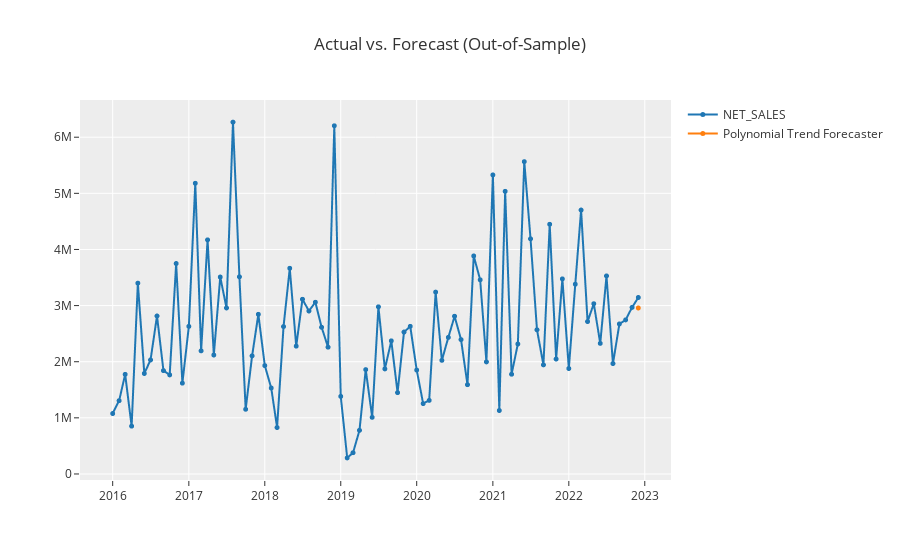
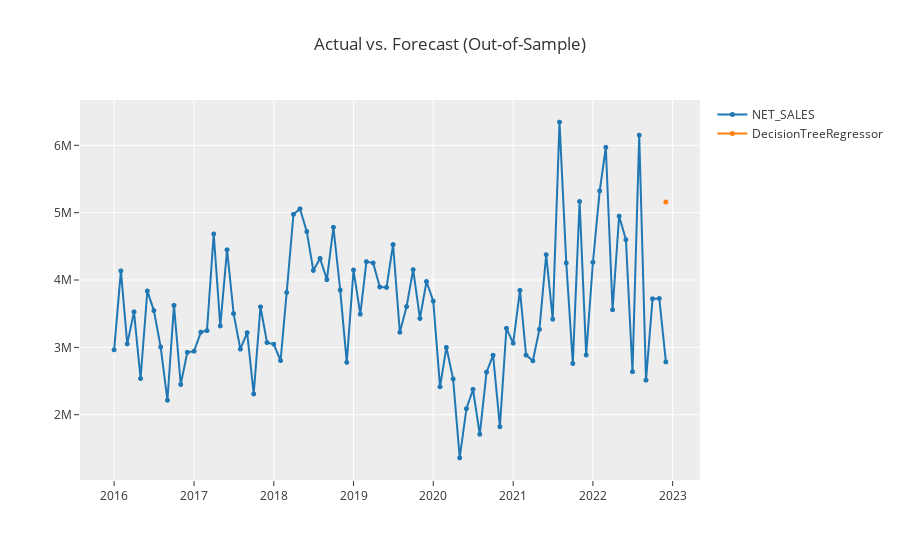
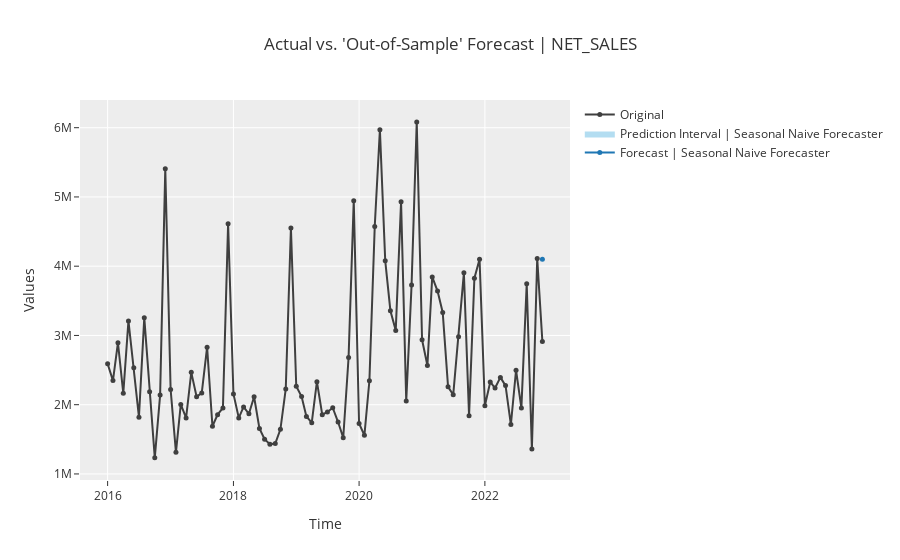
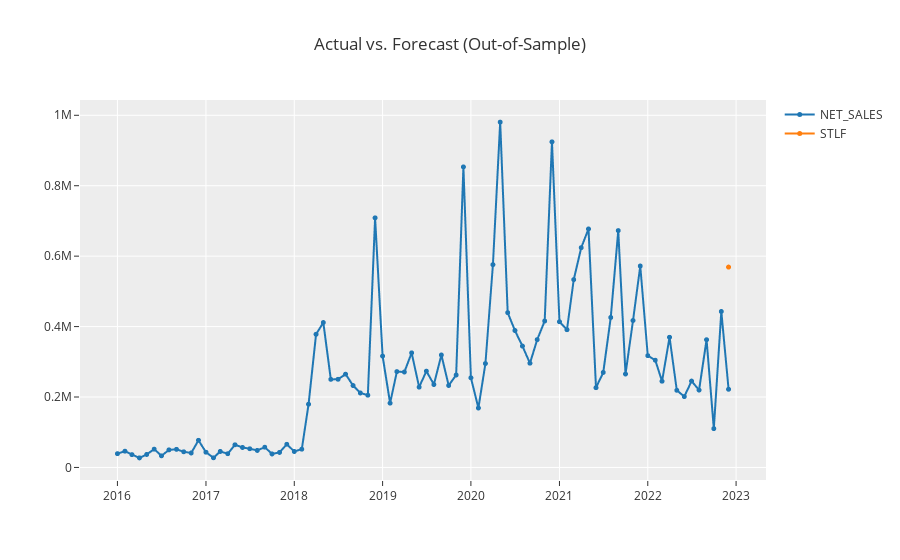

Notebook cell for these charts, in order:
### Markdown cell above
###############
#### NOTES ####
###############

*When changing dataset to forecast all of 2023, we also need to chnage the dates and fh for thew two notes above (8/15/23)

### Code cell
### Time Series Loop ###

# Create empty dataframes
all_results_ts = pd.DataFrame()
all_predictions_ts = pd.DataFrame()

# list of each dep-ent
all_ts_ts = df_all_ts['DEP_ENT'].unique()

for i in tqdm(all_ts_ts):
    
    # temp df for a dep-ent
    df_subset = df_all_ts[df_all_ts['DEP_ENT'] == i]
    
    # trim
    df_subset_trim = df_subset[['MONTH', 'NET_SALES']] 
    
    # create series
    df_subset_s = df_subset_trim.set_index('MONTH')['NET_SALES']
    
    # set frequency of series
    df_subset_s = df_subset_s.asfreq('MS') 

    # test and train
    ts_train = round(len(df_subset_trim.index) * .8) # 80% train
    ts_test = len(df_subset_trim.index) - round(len(df_subset_trim.index) * .8) # 20% test
    
    # initialize setup
    #s = pycts.setup(df_subset_s, numeric_imputation_target = "mean", fh = ts_test, session_id = 123)
    s = pycts.setup(df_subset_s, numeric_imputation_target = "mean", session_id = 123)

    # model training and selection
    best_model = pycts.compare_models(sort = 'MAPE', exclude = ["naive", "grand_means", "croston", ])
    #best_model = pycts.compare_models(sort = 'MAPE', include = ["arima", "auto_arima", "ets", ])
    
    # plot trained model
    pycts.plot_model(best_model, plot = 'forecast')
    
    # capture the compare result grid and store best model in list
    p = pycts.pull().iloc[0:1]
    p['DEP_ENT'] = str(i)
    
    all_results_ts = all_results_ts.append(p)
    
    ### Predict future periods ###
    
    # max date from original dataset
    max_timestamp = df_subset_trim['MONTH'].max()
    
    # create dataframe for future dates, in this case the rest of 2023. This is not for predicting but to join back up with predictions
    #next_dates = [max_timestamp.replace(day=1) + pd.DateOffset(months=i) for i in range(1, 7)] # Need to change range based on how many periods ahead you want to predict
    
    next_dates = [max_timestamp.replace(day=1) + pd.DateOffset(months=i) for i in range(1, 13)] # CHANGE FOR 2023
    
    new_dates_df = pd.DataFrame({'MONTH': next_dates})
    new_dates_df["MONTH"] = pd.to_datetime(new_dates_df["MONTH"]) 
    
    # predict in unseen future
    #predictions = pycts.predict_model(best_model, fh=6) # Need to change range fh for how many periods ahead you want to predict
    
    predictions = pycts.predict_model(best_model, fh=12) # CHANGE FOR 2023
    
    pred_temp = predictions.reset_index()
    
    pred_comb = pd.concat([pd.DataFrame({'MONTH': next_dates}), pred_temp['y_pred']], axis = 1)
    pred_comb['DEP_ENT'] = i # add dep
    pred_comb.rename(columns = {'y_pred':'PRED'}, inplace = True)
    
    # append to master dataframe
    all_predictions_ts = all_predictions_ts.append(pred_comb)
